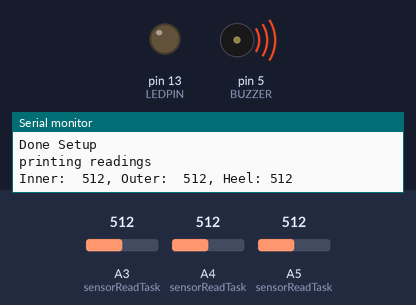
A sketch run on a simulated Arduino Uno, built with avr-gcc and run on an emulated ATmega328P. Shown: output pins drawn as LEDs (lit = HIGH), buzzer (waves = sounding), the last lines printed to the serial monitor. The inputs (shaded band) are chosen by the test bench; at power-on: A3 (sensorReadTask) = 512, A4 (sensorReadTask) = 512, A5 (sensorReadTask) = 512.

Above: at 0.1 s.
At 37.3 s:
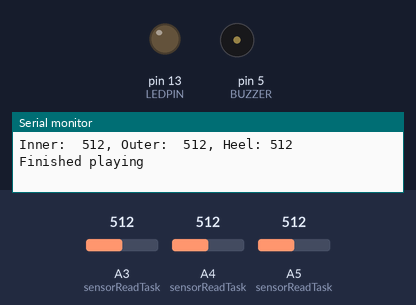
Timing chart, 0 to 38.8 s (numbered marks = the images above):
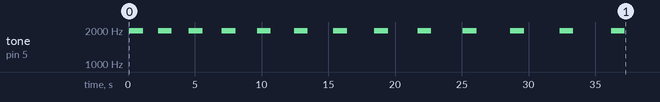

The sketch:

sketch_jul29a.ino
```cpp
#include <stdio.h>

#define DEBUG
/*
 * A3, A4, A5 are for FSR
*/

#define TICK 1
#define MAX_TASKS 5
#define SENSOR_READ_TASK 0
#define TONE_OFF_TASK 1
#define LED_OFF_TASK 2
#define BATTERY_STATUS_TASK 3
#define NORMAL_OP_TASK 4
#define MAX_READINGS 1500
#define BATTERY_READINGS 3
#define VOLTAGE_THRESHOLD 1024  // out of 1024
#define INNER_FACTOR 0.3
#define OUTER_FACTOR 0.2
#define HEEL_FACTOR 0.5


// function protocol
void storeReading (byte FSR, int sensorValue);
void pwm(int frequency, int dutyCycle);

// define thresholds
int INNER_THRESHOLD = 0;
int OUTER_THRESHOLD = 0;
int HEEL_THRESHOLD = 0;
int WEIGHT_LB = 0;

// declare global variables
typedef struct recording
{
  int timestamp;
  int sensorValue;
  byte sensor;
} RECORD;


int taskTimer [MAX_TASKS] = {-1}; // by default all are off
int counter = 0;
int taskCount = 0;

RECORD readings [MAX_READINGS];
int readingCount = 0;


const int LEDPIN = 13;
const int BUZZER = 5;


void setup() {
  // put your setup code here, to run once:
  Serial.begin (9600);
  pinMode (LEDPIN, OUTPUT);
  pinMode (BUZZER, OUTPUT);
  digitalWrite (LEDPIN, LOW); // default led ON
  taskTimer[SENSOR_READ_TASK] = 1;  // initialize frequency of sensor readings to 1/sec
  //taskTimer[NORMAL_OP_TASK] = 5;    //
  taskTimer[BATTERY_STATUS_TASK] = 2;
  // initialize threshold in setup
  WEIGHT_LB = 100;
  INNER_THRESHOLD = INNER_FACTOR*WEIGHT_LB;
  OUTER_THRESHOLD = OUTER_FACTOR*WEIGHT_LB;
  HEEL_THRESHOLD = HEEL_FACTOR*WEIGHT_LB;
  Serial.print("Inner:  ");
  Serial.print(INNER_THRESHOLD);
  Serial.print(", Outer:  ");
  Serial.print(OUTER_THRESHOLD);
  Serial.print(", Heel: ");
  Serial.println(HEEL_THRESHOLD);
  Serial.println("Done Setup");
}

// pin A3 and A4 and A7 are used for FSR
// OneSecondTimer
void loop () {
  Serial.println("printing readings");
  for (int j = 0; j < readingCount; j++)
  {
     Serial.print("timestamp: ");
     Serial.print(readings[j].timestamp);
     Serial.print("     sensorValue: ");
     Serial.print(readings[j].sensorValue);
     Serial.print("     sensor: ");
     Serial.println(readings[j].sensor);
  }
  Serial.println();


  // decrement all taskTimer by TICK(1)
  for (int i = 0; i < MAX_TASKS; i++)
  {
    // decrement task by TICK(1) first
    if(taskTimer[i] >= 0)
        taskTimer[i] -= TICK;
    else{
        // do nothing, don't decrement
    }
  }

  // all tasks are the same priority
  // tasks can overlap

  taskCount++;
 // Serial.println(taskCount);

    // Execute all tasks that are complete/timeout (0)
    if(taskTimer[SENSOR_READ_TASK] == 0)
    {
      sensorReadTask(); // call sensorReadTask
    }

    if (taskTimer[TONE_OFF_TASK] == 0)
    {
      toneOffTask();  // call task
    }

    if (taskTimer[LED_OFF_TASK] == 0)
    {
      ledOffTask(); // call task
    }

    if (taskTimer[BATTERY_STATUS_TASK] == 0)
    {
      batteryStatusTask();  // call task
    }

    if (taskTimer[NORMAL_OP_TASK] == 0)
    {
      normalOperationTask();  // call task
    }
    delay(1000);
}


void sensorReadTask()
{
  counter++;

  int inner = 0;  // B01
  int outer = 0;  // B10
  int heel = 0;   // B11

  bool alarm = false;

  int numFastRead = 3;
  // take 3 reads and average it

  for(int i = 0; i < numFastRead;i++)
  {
    inner += analogRead(A3);
    outer += analogRead(A4);
    heel += analogRead(A5);
  }

  inner /= numFastRead;
  outer /= numFastRead;
  heel /= numFastRead;
#ifdef DEBUG
   Serial.print("Inner:  ");
  Serial.print(inner);
  Serial.print(", Outer:  ");
  Serial.print(outer);
  Serial.print(", Heel: ");
  Serial.println(heel);
#endif
// store inner FSR if over threshold
  if (inner >= INNER_THRESHOLD)
  {
      // store reading and timestamp into memory if there's enough space
      storeReading (B01, inner);
      alarm = true;
  }

// store outer FSR if over threshold
if (outer >= OUTER_THRESHOLD)
  {
      // store reading and timestamp into memory if there's enough space
      storeReading (B10, outer);
      alarm = true;
  }

  // store heel if over threshold
if (heel >= HEEL_THRESHOLD)
  {
      // store reading and timestamp into memory if there's enough space
      storeReading (B11, heel);
      alarm = true;
  }

 if (alarm == true)
 {
   toneEnable(1);
 }

 // reinitialize the task timer
  taskTimer[SENSOR_READ_TASK] = 1;
}

void toneOffTask()
{
  // turn PWM off
    //analogWrite (A3, 0);
}

void ledOffTask()
{
  // turn LED (pin 13) off
    digitalWrite (LEDPIN, HIGH);
}

void batteryStatusTask()
{
  // take 3 read of analog input, compare to threshold(ex. 20% of 3.7V)
    int analogLevel = 0;
    int numFastRead = 3;

    // take 3 reads and average it
    for(int i = 0; i < numFastRead;i++)
    {
      analogLevel += analogRead(A4);
    }

    analogLevel /= numFastRead;

// if battery voltage is less than voltage threshold, sound buzzer and turn on LED
    if (analogLevel <= VOLTAGE_THRESHOLD)
    {
        //ledEnable(5);
        //toneEnable(5);
    }
    taskTimer[BATTERY_STATUS_TASK] = 2;  // can set this to another
    int voltageLevel = analogToVoltage(analogLevel);

}

//turns on LED for 1sec every 5 Ticks
void normalOperationTask()
{
    // turn on LED and turn off in 5 ticks
    ledEnable(1);
    taskTimer[NORMAL_OP_TASK] = 5;  //
}

void toneEnable (int duration)
{
    // activate buzzer with PWM pin
    pwm (2000, 50);
    taskTimer[TONE_OFF_TASK] = duration;
}

// turn on LED (pin D13) for a certain duration
void ledEnable (int duration)
{
    digitalWrite (LEDPIN, LOW);
    taskTimer[LED_OFF_TASK] = duration;
}

int analogToVoltage(int analogValue)
{
    return analogValue*5/1024;
}

// store reading and timestamp into memory if there's enough space
void storeReading (byte FSR, int sensorValue)
{
  // print out timestamp and save it in memory
    RECORD temp;
    temp.timestamp = counter;
    temp.sensorValue = sensorValue;
    temp.sensor = FSR;

    if (readingCount < MAX_READINGS)
    {
      readings[readingCount] = temp;
      readingCount++;
    }
}

void pwm(int frequency, int dutyCycle)
{
  int duty = dutyCycle/100;
  int sec = (1000000/frequency)*duty;
  for (int i = 0; i < frequency; i++)
  {
  digitalWrite(BUZZER, HIGH);
  delayMicroseconds(sec);
  digitalWrite(BUZZER, LOW);
  delayMicroseconds((1000000/frequency) - sec);
  }
  Serial.println("Finished playing");
}
```

Measured:
- by itself, tone on pin 5 (BUZZER): plays 1960 Hz for 1.0 s, 1960 Hz for 1.0 s, 1960 Hz for 1.0 s, 1960 Hz for 1.0 s, 1960 Hz for 1.0 s, 1960 Hz for 1.0 s … (13 notes in this stretch)
